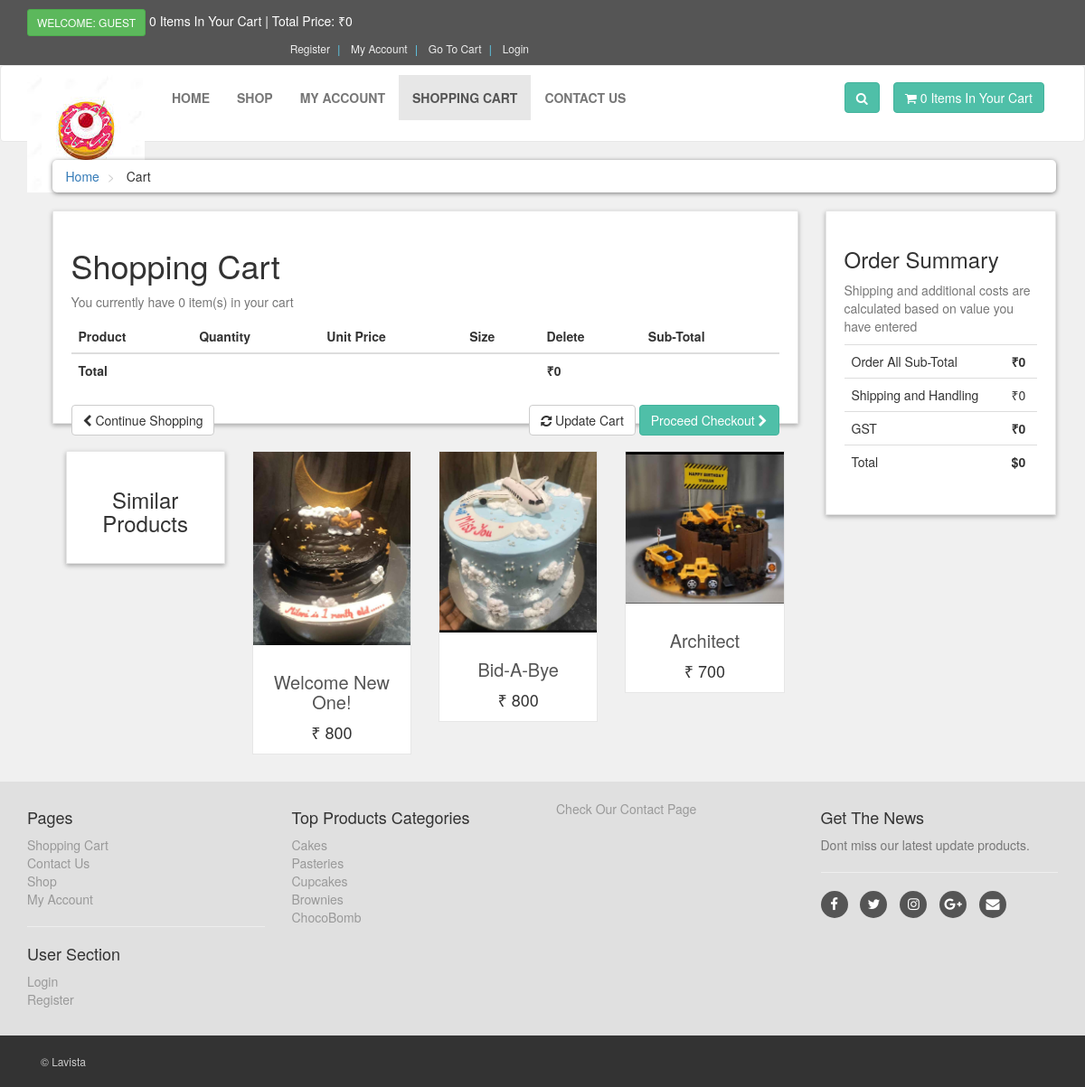
The app's page /cart.php with its own data.
### tables this page shows
CREATE TABLE `products` (
  `product_id` int(10) NOT NULL,
  `p_cat_id` int(10) NOT NULL,
  `cat_id` int(10) NOT NULL,
  `date` timestamp NOT NULL DEFAULT current_timestamp() ON UPDATE current_timestamp(),
  `product_title` text NOT NULL,
  `product_img1` text NOT NULL,
  `product_price` int(10) NOT NULL,
  `product_desc` text NOT NULL,
  `product_key` text NOT NULL
);

CREATE TABLE `product_categories` (
  `p_cat_id` int(10) NOT NULL,
  `p_cat_title` text NOT NULL,
  `p_cat_desc` text NOT NULL
);

### cart.php (the view, shortened to what this page needs)
<?php
    include("includes/header.php");
?>
   <div id="content">
       <div class="container">
           <div class="col-md-12">
               <ul class="breadcrumb">
                   <li>
                       <a href="index.php">Home</a>
                   </li>
                   <li>
                       Cart
                   </li>
               </ul>
           </div>
           <div id="cart" class="col-md-9">
               <div class="box">
                   <form action="cart.php" method="post" enctype="multipart/form-data">
                       <h1>Shopping Cart</h1>
                       <?php
                       $ip_add = getRealIpUser();
                       $select_cart = "select * from cart where ip_add='$ip_add'";
                       $run_cart = mysqli_query($connection,$select_cart);
                       $count = mysqli_num_rows($run_cart);
                       ?>
                       <p class="text-muted">You currently have <?php echo $count; ?> item(s) in your cart</p>
                       <div class="table-responsive">
                           <table class="table">
                               <thead>
                                   <tr>
                                       <th colspan="2">Product</th>
                                       <th>Quantity</th>
                                       <th>Unit Price</th>
                                       <th>Size</th>
                                       <th colspan="1">Delete</th>
                                       <th colspan="2">Sub-Total</th>
                                   </tr>
                               </thead>
                                  <?php
                                   $total = 0;
                                   ?>
                               <tfoot>
                                   <tr>
                                       <th colspan="5">Total</th>
                                       <th colspan="2">₹<?php echo $total; ?></th>
                                   </tr>
                               </tfoot>
                           </table>
                       </div>
                       <div class="box-footer">
                           <div class="pull-left">
                               <a href="index.php" class="btn btn-default">
                                   <i class="fa fa-chevron-left"></i> Continue Shopping
                               </a>
                           </div>
                           <div class="pull-right">
                               <button type="submit" name="update" value="Update Cart" class="btn btn-default">
                                   <i class="fa fa-refresh"></i> Update Cart
                               </button>
                               <a href="checkout.php" class="btn btn-primary">
                                   Proceed Checkout <i class="fa fa-chevron-right"></i>
                               </a>
                           </div>
                       </div>
                   </form>
               </div>
               <div id="row same-heigh-row">
                   <div class="col-md-3 col-sm-6">
                       <div class="box same-height headline">
                           <h3 class="text-center">Similar Products</h3>
                       </div>
                   </div>
                   <?php
                   $get_products = "select * from products order by rand() LIMIT 0,3";
                   $run_products = mysqli_query($connection,$get_products);
                   while($row_products=mysqli_fetch_array($run_products)){
                       $pro_id = $row_products['product_id'];
                       $pro_title = $row_products['product_title'];
                       $pro_price = $row_products['product_price'];
                       $pro_img1 = $row_products['product_img1'];
                       echo "
                    <div class='col-md-3 col-sm-6 center-responsive'>
                       <div class='product same-height'>
                           <a href='details.php?pro_id=$pro_id'>
                               <img class='img-responsive' src='admin_area/product_images/$pro_img1' alt='Product 6'>
                            </a>
                            <div class='text'>
                                <h3><a href='details.php?pro_id=$pro_id'> $pro_title </a></h3>
                                <p class='price'>₹ $pro_price</p>
                            </div>
                        </div>
                   </div>
                       ";
                   }
                   ?>
               </div>
           </div>
           <div class="col-md-3">
               <div id="order-summary" class="box">
                   <div class="box-header">
                       <h3>Order Summary</h3>
                   </div>
                   <p class="text-muted">
                       Shipping and additional costs are calculated based on value you have entered
                   </p>
                   <div class="table-responsive">
                       <table class="table">
                           <tbody>
                               <tr>
                                   <td> Order All Sub-Total </td>
                                   <th> ₹<?php echo $total; ?> </th>
                               </tr>
                               <tr>
                                   <td> Shipping and Handling </td>
                                   <td> ₹0 </td>
                               </tr>
                               <tr>
                                   <td> GST </td>
                                   <th> ₹0 </th>
                               </tr>
                               <tr class="total">
                                   <td> Total </td>
                                   <th> $<?php echo $total; ?> </th>
                               </tr>
                           </tbody>
                       </table>
                   </div>
               </div>
           </div>
       </div>
   </div>
   <?php
    include("includes/footer.php");
    ?>
</body>
</html>

### includes/footer.php (shortened to what this page needs)
<div id="footer">
    <div class="container">
        <div class="row">
            <div class="col-sm-6 col-md-3">
               <h4>Pages</h4>
                <ul>
                    <li><a href="cart.php">Shopping Cart</a></li>
                    <li><a href="contact.php">Contact Us</a></li>
                    <li><a href="shop.php">Shop</a></li>
                    <li><a href="customer/my_account.php">My Account</a></li>
                </ul>
                <hr>
                <h4>User Section</h4>
                <ul>
                           <?php
                           if(!isset($_SESSION['customer_email'])){
                               echo"<a href='checkout.php'>Login</a>";
                           }else{
                              echo"<a href='customer/my_account.php?my_orders'>My Account</a>";
                           }
                           ?>
                    <li><a href="customer_register.php">Register</a></li>
                </ul>
            </div>
            <div class="com-sm-6 col-md-3">
                <h4>Top Products Categories</h4>
                <ul>
                    <?php
                        $get_p_cats = "select * from product_categories";
                        $run_p_cats = mysqli_query($connection,$get_p_cats);
                        while($row_p_cats=mysqli_fetch_array($run_p_cats)){
                            $p_cat_id = $row_p_cats['p_cat_id'];
                            $p_cat_title = $row_p_cats['p_cat_title'];
                            echo "
                                <li>
                                    <a href='shop.php?p_cat=$p_cat_id'>
                                        $p_cat_title
                                    </a>
                                </li>
                            ";
                        }
                    ?>
                </ul>
            </div>
            <div class="col-sm-6 col-md-3">
                <a href="contact.php">Check Our Contact Page</a>
            </div>
            <div class="col-sm-6 col-md-3">
                <h4>Get The News</h4>
                <p class="text-muted">
                    Dont miss our latest update products.
                </p>
                <hr>
                <p class="social">
                    <a href="#" class="fa fa-facebook"></a>
                    <a href="#" class="fa fa-twitter"></a>
                    <a href="#" class="fa fa-instagram"></a>
                    <a href="#" class="fa fa-google-plus"></a>
                    <a href="#" class="fa fa-envelope"></a>
                </p>
            </div>
        </div>
    </div>
</div>
<div id="copyright">
    <div class="container">
        <div class="col-md-6">
            <p class="pull-left">&copy; Lavista </p>
        </div>
        <div class="col-md-6">
        </div>
    </div>
</div>

### styles/style.css (style rules this page uses)
body { font-size: 14px; line-height: 1.42857143; color: #333333; background: #f0f0f0; overflow-x: hidden; }
.btn-primary { color: rgb(255, 255, 255); background: rgb(79, 191, 168); border-color: rgb(65, 179, 156); }
.box { background: #ffffff; margin: 0 0 30px; border: solid 1px #e6e6e6; box-sizing: border-box; padding: 20px; box-shadow: 0px 2px 5px rgba(0, 0, 0, .3); }
#content { padding-left: 25px; }
#content .product { background: #ffffff; border: solid 1px #e6e6e6; margin-bottom: 30px; box-sizing: border-box; }
#content .product .text { padding: 10px 10px 0px; }
#content .product .text p.price { font-size: 18px; text-align: center; font-weight: 400; }
#content .product .text h3 { text-align: center; font-size: 20px; }
#content .product .text h3 a { color: rgb(85, 85, 85); }
.breadcrumb { padding: 8px 15px; margin-bottom: 20px; background: #ffffff; border-radius: 5px; box-shadow: 0px 1px 5px rgba(0, 0, 0, .5); }
.breadcrumb> li + li:before { content: ">\00a0"; color: #cccccc; }
#footer { background: #e0e0e0; padding: 20px 0; }
#footer a { color: #999999; padding: 0; text-decoration: none; }
#footer ul { list-style: none; padding-left: 0px; }
#footer .social { text-align: left; }
#footer .social a { margin: 0px 10px 0px 0px; display: inline-block; color: #ffffff; width: 30px; height: 30px; border-radius: 15px; line-height: 30px; font-size: 15px; text-align: center; vertical-align: bottom; background: #555555; text-decoration: none; }
#copyright { background: #333333; color: #cccccc; padding: 20px 0px; font-size: 12px; }
#copyright p { margin: 0px; }

### records on screen
products: product_img1 (picture), product_title "Welcome New One!", product_price "800"
products: product_img1 (picture), product_title "Bid-A-Bye", product_price "800"
products: product_img1 (picture), product_title "Architect", product_price "700"
product_categories: p_cat_title "Cakes"
product_categories: p_cat_title "Pasteries"
product_categories: p_cat_title "Cupcakes"
product_categories: p_cat_title "Brownies"
product_categories: p_cat_title "ChocoBomb"

### other values on screen
$count_items "0 0"
$total "0"
$count "0"
